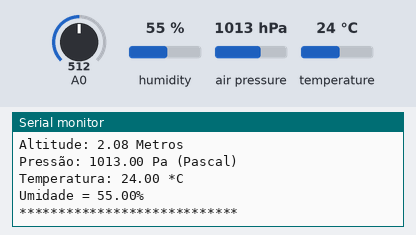
The sketch below on a simulated Arduino Uno, built with avr-gcc and run on an emulated ATmega328P. Shown: the last lines printed to the serial monitor. The inputs (shaded band) are chosen by the test bench; at power-on: humidity 55 %, A0 = 512, air pressure 1013 hPa, temperature 24 °C. No radio packets arrive unless stated.

Above: at 1.2 s.
1.3 s: humidity set to 22 %
At 2.2 s:
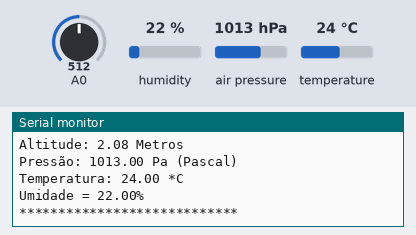
2.8 s: A0 set to 497
6.0 s: air pressure set to 952 hPa
7.5 s: A0 set to 716
10.7 s: temperature set to 12 °C
At 11.1 s:
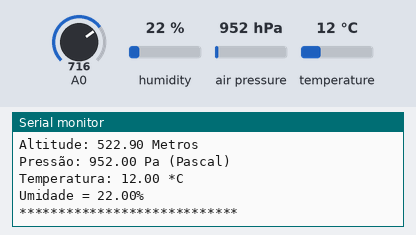
12.2 s: A0 set to 30
Timing chart, 0 to 15.2 s (numbered marks = the images above; inputs shaded):
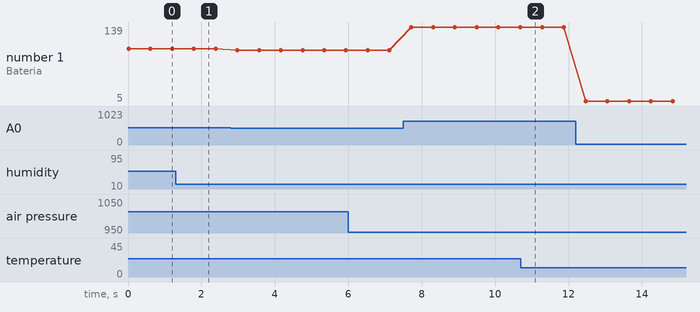

Measured:
- after the input at 1.3 s, the serial monitor: prints a new line after 0.59 s (image 1)
- after the input at 10.7 s, the serial monitor: prints a new line after 0.06 s (image 2)
- plotted number 1: 100 → 97 after the input at 2.8 s, 97 → 139 after the input at 7.5 s, 139 → 5 after the input at 12.2 s

The sketch:

arduino.ino
```cpp
/*
* Arduino Wireless Communication Tutorial
*     Example 1 - Transmitter Code
*
* by Dejan Nedelkovski, www.HowToMechatronics.com
*
* Library: TMRh20/RF24, https://github.com/tmrh20/RF24/
*/
#include <Adafruit_Sensor.h>
#include <Adafruit_BME280.h>

#include <Wire.h>
#include <SPI.h>
#include <nRF24L01.h>
#include <RF24.h>


#define SEALEVELPRESSURE_HPA (1013.25)
Adafruit_BME280 bme;
float datos[5];
RF24 radio(9, 10); // CE, CSN 9,10<<<<<<<<<<<<<<<<<<<<<<<<<
const byte addresses[][6] = {"00001", "00002"};

void setup() {
  pinMode(A0,INPUT);
  radio.begin();
  radio.openWritingPipe(addresses[1]); // 00002
  radio.openReadingPipe(1, addresses[0]); // 00001
  radio.setPALevel(RF24_PA_MIN);
  Serial.begin(9600);

  Wire.begin();


 if (!bme.begin(0X76)){
  Serial.println("Sensor BME280 ERRO!");
  while(1);
  }
}


void loop() {

float Temperatura = bme.readTemperature();
float Pressao = bme.readPressure();
float Altitude = bme.readAltitude(SEALEVELPRESSURE_HPA);
float Umidade = bme.readHumidity();
  delay(5);

 // radio.stopListening();
  int resValue = analogRead(A0);
  int bateria = map(resValue, 0, 512, 0, 100);
    Serial.print("Bateria  ");
    Serial.print(bateria);
    Serial.println(" %");
    Serial.print("Altitude: ");
    Serial.print(bme.readAltitude(SEALEVELPRESSURE_HPA));
    Serial.println(" Metros");
    Serial.print("Pressão: ");
    Serial.print(bme.readPressure() / 100.0F);
    Serial.println(" Pa (Pascal)");
    Serial.print("Temperatura: ");
    Serial.print(bme.readTemperature());
    Serial.println(" *C ");
    Serial.print("Umidade = ");
    Serial.print(bme.readHumidity());
    Serial.println("%");
    Serial.print("****************************");
    Serial.println(" ");


  datos[0]= bateria;
  datos[1]= Altitude;
  datos[2]= Temperatura;
  datos[3]= Pressao;
  datos[4]= Umidade;

  radio.write(datos, sizeof(datos));


 // const char text[] = "Senai CANSAT";
 // radio.write(&text, sizeof(text));
 //

 delay(500);
}
```
